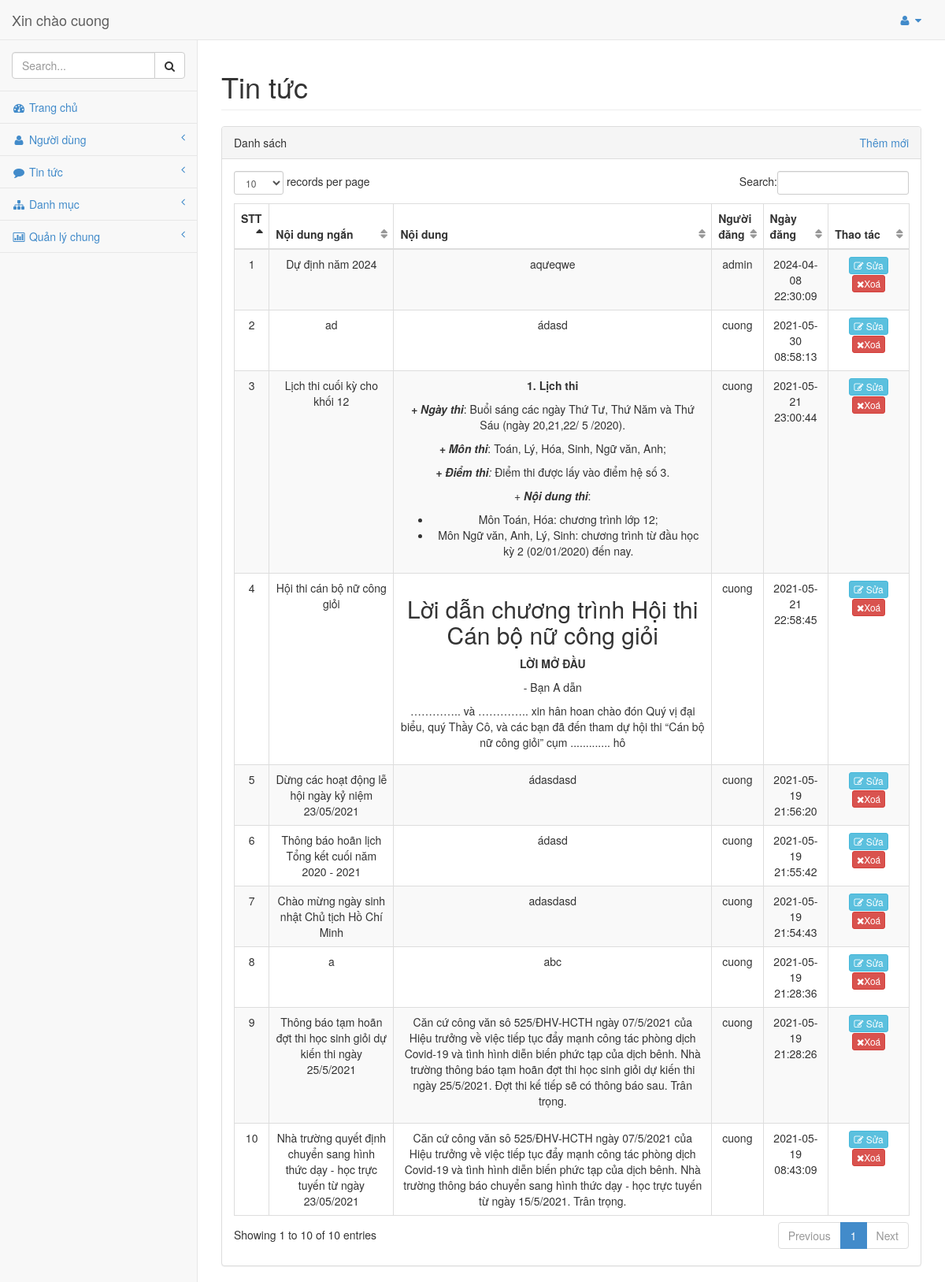
/admin/modules/news/index.php (signed in), run on the app's committed database.
### tables this page shows
CREATE TABLE `news` (
  `id_news` int NOT NULL,
  `nd_chinh` varchar(250) NOT NULL,
  `noidung` varchar(1000) NOT NULL,
  `id_account` int NOT NULL,
  `ngay_dang` datetime NOT NULL DEFAULT CURRENT_TIMESTAMP
);

CREATE TABLE `account` (
  `id_account` int NOT NULL,
  `username` varchar(50) NOT NULL,
  `password` varchar(50) NOT NULL,
  `hoten` varchar(100) NOT NULL,
  `dienthoai` int NOT NULL,
  `ngaydk` datetime NOT NULL DEFAULT CURRENT_TIMESTAMP
);

### admin/libraries/database.php (called while the page is built, shortened)
<?php
    include("connect.php");
    $sql = 'SELECT *  FROM news ns INNER JOIN account ac ON ns.id_account = ac.id_account ORDER BY ns.id_news DESC';
    $dl_ns = $conn->query($sql);
?>

### admin/modules/news/index.php (the view)
<?php require_once __DIR__ . "../../header.php"; ?>
<div id="page-wrapper">
    <div class="row">
        <div class="col-lg-12">
            <h1 class="page-header">Tin tức
            </h1>
        </div>
    </div>
    <div class="row">
        <div class="col-lg-12">
            <div class="panel panel-default">
                <div class="panel-heading">
                    Danh sách
                    <div class="link-create" style="float: right;">
                        <a href="add.php">Thêm mới</a>
                    </div>
                </div>
                <div class="panel-body">
                    <div class="table-responsive">
                        <table class="table table-striped table-bordered table-hover" id="dataTables-example">
                            <thead>
                                <tr>
                                    <th>STT</th>
                                    <th>Nội dung ngắn</th>
                                    <th>Nội dung</th>
                                    <th>Người đăng</th>
                                    <th>Ngày đăng</th>
                                    <th>Thao tác</th>
                                </tr>
                            </thead>
                            <tbody>
                                <?php
                                $stt = 1;
                                while ($row = mysqli_fetch_assoc($dl_ns)) {
                                    ?>
                                    <tr class="odd gradeX">
                                        <td align='center'>
                                            <?php echo $stt; ?>
                                        </td>
                                        <td align='center'>
                                            <?php echo $row['nd_chinh']; ?>
                                        </td>
                                        <td align='center'>
                                            <?php echo $row['noidung']; ?>
                                        </td>
                                        <td align='center'>
                                            <?php echo $row['username']; ?>
                                        </td>
                                        <td align='center'>
                                            <?php echo $row['ngay_dang']; ?>
                                        </td>
                                        <td align='center' class="center" style="width: 12%">
                                            <a class="btn btn-xs btn-info"
                                                href="edit.php?id=<?php echo $row['id_news']; ?>">
                                                <i class="fa fa-edit"></i> Sửa</a>
                                            <a class="btn btn-xs btn-danger"
                                                href="delete.php?id=<?php echo $row['id_news']; ?>"> <i
                                                    class="fa fa-times"></i>Xoá</a>
                                        </td>
                                    </tr>
                                    <?php
                                    $stt++;
                                }
                                ?>
                            </tbody>
                        </table>
                    </div>
                </div>
            </div>
        </div>
    </div>
</div>
<?php require_once __DIR__ . "../../footer.php"; ?>

### admin/libraries/css/sb-admin.css (style rules this page uses)
body { padding-top: 100px; background-color: #f8f8f8; }
@media (min-width:768px) { body { padding-top: 50px; } }
#page-wrapper { padding: 0 15px; min-height: 568px; background-color: #fff; }
@media (min-width:768px) { #page-wrapper { position: inherit; margin: 0 0 0 250px; padding: 0 30px; min-height: 1300px; border-left: 1px solid #e7e7e7; } }
table.dataTable thead .sorting, table.dataTable thead .sorting_asc, table.dataTable thead .sorting_desc, table.dataTable thead .sorting_asc_disabled, table.dataTable thead .sorting_desc_disabled { background: transparent; }
table.dataTable thead .sorting_asc:after { content: "\f0de"; float: right; font-family: fontawesome; }
table.dataTable thead .sorting:after { content: "\f0dc"; float: right; font-family: fontawesome; color: rgba(50,50,50,.5); }

### admin/libraries/css/style.css (style rules this page uses)
.row:after { content: ""; display: table; clear: both; }

### data on the page
news: nd_chinh "Dự định năm 2024", noidung "aqưeqwe", id_account.username "admin", ngay_dang "2024-04-08 22:30:09"
news: nd_chinh "ad", noidung "ádasd", id_account.username "cuong", ngay_dang "2021-05-30 08:58:13"
news: nd_chinh "Lịch thi cuối kỳ cho khối 12", noidung "1. Lịch thi + Ngày thi : Buổi sáng các ngày Thứ Tư, Thứ Năm và Thứ Sáu (ngày 20,21,22/ 5 /2020). + Môn thi : Toán, Lý, Hóa, Sinh, Ngữ văn, Anh; + Điểm thi : Điểm thi được lấy vào điểm hệ số 3. + Nội dung thi : Môn Toán, Hóa: chương trình lớp 12; Môn Ngữ văn, Anh, Lý, Sinh: chương trình từ đầu học kỳ 2 (02/01/2020) đến nay.", id_account.username "cuong", ngay_dang "2021-05-21 23:00:44"
news: nd_chinh "Hội thi cán bộ nữ công giỏi", noidung "Lời dẫn chương trình Hội thi Cán bộ nữ công giỏi LỜI MỞ ĐẦU - Bạn A dẫn ………….. và ………….. xin hân hoan chào đón Quý vị đại biểu, quý Thầy Cô, và các bạn đã đến tham dự hội thi “Cán bộ nữ công giỏi” cụm ............. hô", id_account.username "cuong", ngay_dang "2021-05-21 22:58:45"
news: nd_chinh "Dừng các hoạt động lễ hội ngày kỷ niệm 23/05/2021", noidung "ádasdasd", id_account.username "cuong", ngay_dang "2021-05-19 21:56:20"
news: nd_chinh "Thông báo hoãn lịch Tổng kết cuối năm 2020 - 2021", noidung "ádasd", id_account.username "cuong", ngay_dang "2021-05-19 21:55:42"
news: nd_chinh "Chào mừng ngày sinh nhật Chủ tịch Hồ Chí Minh", noidung "adasdasd", id_account.username "cuong", ngay_dang "2021-05-19 21:54:43"
news: nd_chinh "a", noidung "abc", id_account.username "cuong", ngay_dang "2021-05-19 21:28:36"
news: nd_chinh "Thông báo tạm hoãn đợt thi học sinh giỏi dự kiến thi ngày 25/5/2021", noidung "Căn cứ công văn sô 525/ĐHV-HCTH ngày 07/5/2021 của Hiệu trưởng về việc tiếp tục đẩy mạnh công tác phòng dịch Covid-19 và tình hình diễn biến phức tạp của dịch bênh. Nhà trường thông báo tạm hoãn đợt thi học sinh giỏi dự kiến thi ngày 25/5/2021. Đợt thi kế tiếp sẽ có thông báo sau. Trân trọng.", id_account.username "cuong", ngay_dang "2021-05-19 21:28:26"
news: nd_chinh "Nhà trường quyết định chuyển sang hình thức dạy - học trực tuyến từ ngày 23/05/2021", noidung "Căn cứ công văn sô 525/ĐHV-HCTH ngày 07/5/2021 của Hiệu trưởng về việc tiếp tục đẩy mạnh công tác phòng dịch Covid-19 và tình hình diễn biến phức tạp của dịch bênh. Nhà trường thông báo chuyển sang hình thức dạy - học trực tuyến từ ngày 15/5/2021. Trân trọng.", id_account.username "cuong", ngay_dang "2021-05-19 08:43:09"

### other printed values
$_SESSION['admin'] "cuong"
